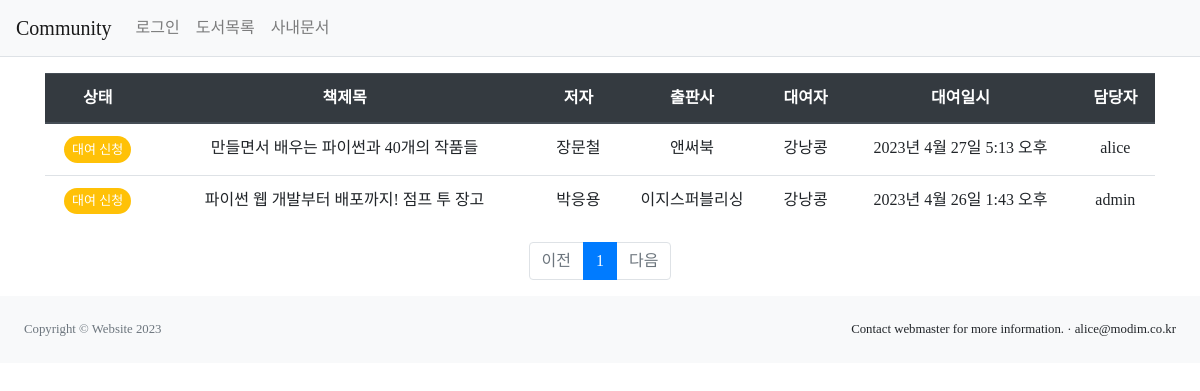
The app's page /community/?page=2, older data.
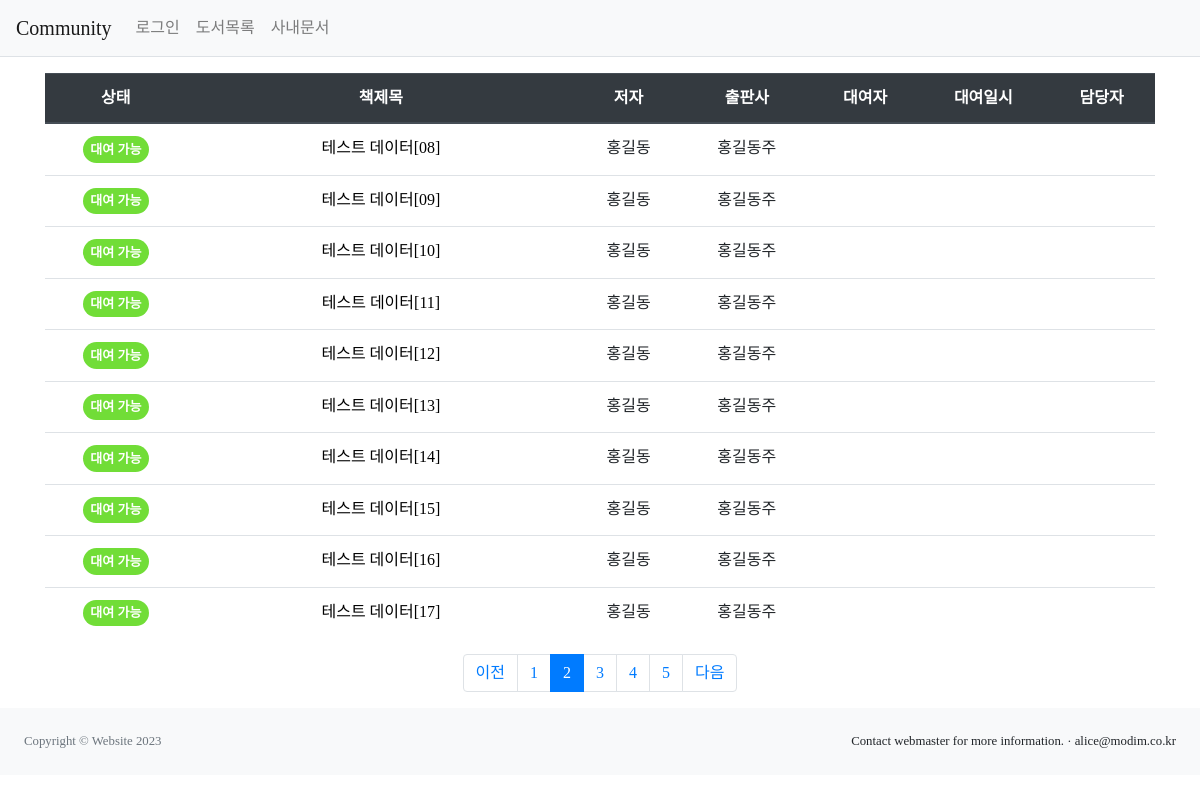
The same page, newer data.
### community/models.py (models this page shows, shortened)
class Book(models.Model):
    title = models.CharField(max_length=100)
    author = models.CharField(max_length=50)
    publisher = models.CharField(max_length=50)

class Borrow(models.Model):
    borrower = models.CharField(max_length=10)
    borrow_date = models.DateTimeField(auto_now_add=True)
    manager = models.ForeignKey(User, null=True, blank=True, on_delete=models.PROTECT, max_length=10)
    book = models.OneToOneField(Book, on_delete=models.RESTRICT)
    state = models.BooleanField(default=True)

### community/views.py (the view)
# urls.py: path('', views.index),
def index(request):
    page = request.GET.get('page', '1') # 페이지
    book_list = Book.objects.order_by('title')
    paginator = Paginator(book_list, 10)
    page_obj = paginator.get_page(page)
    context = {'book_list' : page_obj }
    return render(request, 'community/book_list.html', context)

### templates/community/book_list.html (shortened to what this page needs)
{% extends 'base.html' %}
{% block content %}
<section class="container my-3">
    <table class="table">
        <thead>
        <tr class="text-center thead-dark">
            <th>상태</th>
            <th style="width:35%">책제목</th>
            <th>저자</th>
            <th>출판사</th>
            <th>대여자</th>
            <th>대여일시</th>
            <th>담당자</th>
        </tr>
        </thead>
        <tbody>
        {% if book_list %}
        {% for book in book_list %}
        <tr class="text-center">
            <td>
                {%if book.borrow %}
                    {%if book.borrow.state %}
                        <span class="badge rounded-pill bg-danger">대여중</span>
                    {% else %}
                        <span class="badge rounded-pill bg-warning">대여 신청</span>
                    {% endif %}
                {% else %}
                    <span class="badge rounded-pill bg-success">대여 가능</span>
                {% endif%}
            </td>
            <td>
                {% if book.borrow %}
                {{ book.title }}
                {% else %}
                <a href="#" class="borrow" data-uri="{% url 'community:book_borrow' book.id%}"> {{ book.title }}</a>
                {% endif %}
            </td>
            <td>{{ book.author }}</td>
            <td>{{ book.publisher }}</td>
            <td>
                {%if book.borrow %}
                {{ book.borrow.borrower }}
                {% endif %}
            </td>
            <td>
                {%if book.borrow %}
                {{ book.borrow.borrow_date }}
                {% endif %}
            <td>
                {%if book.borrow %}
                    {{ book.borrow.manager | default_if_none:'' }}
                {% endif %}
            </td>
        </tr>
        {% endfor %}
        {% else %}
        <tr>
            <td colspan="3">도서 리스트가 없습니다.</td>
        </tr>
        {% endif %}
        </tbody>
    </table>
    <ul class="pagination justify-content-center">
        {% if book_list.has_previous %}
        <li class="page-item">
            <a class="page-link" href="?page={{ book_list.previous_page_number }}">이전</a>
        </li>
        {% else %}
        <li class="page-item disabled">
            <a class="page-link" tabindex="-1" aria-disabled="true" href="#">이전</a>
        </li>
        {% endif %}
        {% for page_number in book_list.paginator.page_range %}
        {% if page_number >= book_list.number|add:-5 and page_number <= book_list.number|add:5 %}
            {% if page_number == book_list.number %}
            <li class="page-item active" aria-current="page">
                <a class="page-link"  href="?page={{ page_number }}"> {{ page_number }}</a>
            </li>
            {% else %}
            <li class="page-item">
                <a class="page-link" href="?page={{ page_number }}">{{ page_number }}</a>
            </li>
            {% endif %}
        {% endif %}
        {% endfor %}
        {% if book_list.has_next%}
        <li class="page-item">
            <a class="page-link" href="?page={{book_list.next_page_number}}">다음</a>
        </li>
        {% else %}
        <li class="page-item disabled">
            <a class="page-link" tabindex="-1" aria-disabled="true" href="#">다음</a>
        </li>
        {% endif %}
    </ul>
</section>
{% endblock %}

### templates/base.html (shortened to what this page needs)
{% load static %}
<!DOCTYPE html>
<html lang="en">
<head>
    <link rel="stylesheet" type="text/css" href="{% static 'bootstrap.min.css' %}">
    <link rel="stylesheet" type="text/css" href="{% static 'style.css' %}">
</head>
<body>
{% include "navbar.html" %}
{% block content %}
{% endblock %}
<footer class="py-4 bg-light mt-auto">
    <div class="container-fluid px-4">
        <div class="d-flex align-items-center justify-content-between small">
            <div class="text-muted">Copyright ©  Website 2023</div>
            <div>
                Contact webmaster for more information.
                ·
                alice@modim.co.kr
            </div>
        </div>
    </div>
</footer>
</body>
</html>

### templates/navbar.html (shortened to what this page needs)
<nav class="navbar navbar-expand-lg navbar-light bg-light border-bottom">
    <a class="navbar-brand" href="{% url 'index' %}">Community</a>
    <div class="collapse navbar-collapse flex-grow-0" id="navbarNav">
        <ul class="navbar-nav">
            <li class="nav-item">
                {% if user.is_authenticated %}
                <a class="nav-link" href="{% url 'common:logout' %}">
                    {{ user.username }} (로그아웃)
                </a>
                {% else %}
                <a class="nav-link" href="{% url 'common:login' %}">로그인</a>
                {% endif %}
            </li>
            <li>
                <a class="nav-link" href="{% url 'index' %}">도서목록</a>
            </li>
            <li>
                <a class="nav-link" href="#">사내문서</a>
            </li>
        </ul>
    </div>
</nav>

### static/style.css (style rules this page uses)
.badge { display: inline-block; padding: 0.52em 0.593em; font-size: 0.8125em; font-weight: 500; line-height: 1; color: #fff; text-align: center; white-space: nowrap; vertical-align: baseline; border-radius: 0.25rem; }
.bg-success { font-weight: 800; background-color: rgb(113, 221, 55) !important; }
a { color: black; }
body { font-family:NanumSquareNeo-Variable; }

Row changes from the older to the newer data that the page shows:
no longer on this page (row unchanged): Book: shows "대여 신청", title "만들면서 배우는 파이썬과 40개의 작품들", author "장문철", publisher "앤써북", borrow.borrower "강낭콩", borrow.borrow_date "2023년 4월 27일 5:13 오후", borrow.manager "alice"
no longer on this page (row unchanged): Book: shows "대여 신청", title "파이썬 웹 개발부터 배포까지! 점프 투 장고", author "박응용", publisher "이지스퍼블리싱", borrow.borrower "강낭콩", borrow.borrow_date "2023년 4월 26일 1:43 오후", borrow.manager "admin"
added Book: shows "대여 가능", title "테스트 데이터[08]", author "홍길동", publisher "홍길동주"
added Book: shows "대여 가능", title "테스트 데이터[09]", author "홍길동", publisher "홍길동주"
added Book: shows "대여 가능", title "테스트 데이터[10]", author "홍길동", publisher "홍길동주"
added Book: shows "대여 가능", title "테스트 데이터[11]", author "홍길동", publisher "홍길동주"
added Book: shows "대여 가능", title "테스트 데이터[12]", author "홍길동", publisher "홍길동주"
added Book: shows "대여 가능", title "테스트 데이터[13]", author "홍길동", publisher "홍길동주"
added Book: shows "대여 가능", title "테스트 데이터[14]", author "홍길동", publisher "홍길동주"
added Book: shows "대여 가능", title "테스트 데이터[15]", author "홍길동", publisher "홍길동주"
added Book: shows "대여 가능", title "테스트 데이터[16]", author "홍길동", publisher "홍길동주"
added Book: shows "대여 가능", title "테스트 데이터[17]", author "홍길동", publisher "홍길동주"
Text that changed along with them:
list line gone: "1"
new list line: "1"
new list line: "2"
new list line: "3"
new list line: "4"
new list line: "5"
